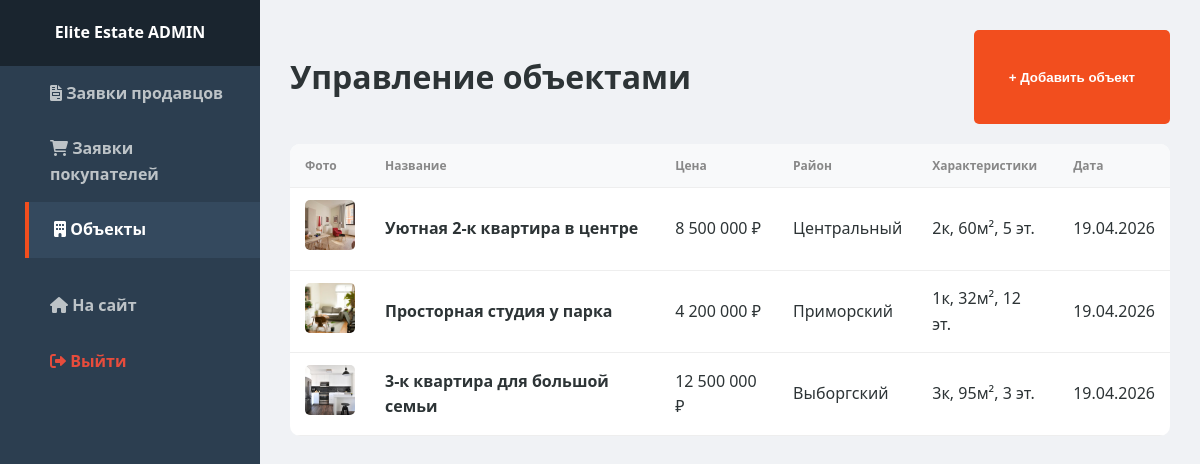
/admin.php?view=properties (signed in), run on the app's committed database.
### tables this page shows
CREATE TABLE IF NOT EXISTS `properties` (
  `id` int(11) NOT NULL AUTO_INCREMENT,
  `title` varchar(255) NOT NULL,
  `price` int(11) NOT NULL,
  `rooms` int(11) NOT NULL,
  `area` int(11) NOT NULL,
  `district` varchar(100) NOT NULL,
  `house_type` varchar(100) NOT NULL,
  `renovation` varchar(100) NOT NULL,
  `floor` int(11) NOT NULL,
  `image_url` varchar(255) DEFAULT NULL,
  `created_at` timestamp NOT NULL DEFAULT current_timestamp(),
  `description` text DEFAULT NULL,
  PRIMARY KEY (`id`)
);

### admin.php (the view, shortened to what this page needs)
<?php
require_once 'db.php';
$view = $_GET['view'] ?? 'sellers';
if ($view === 'buyers') {
    $stmt = $pdo->query("SELECT pr.*, p.title as property_name FROM property_requests pr JOIN properties p ON pr.property_id = p.id ORDER BY pr.created_at DESC");
    $data = $stmt->fetchAll();
} elseif ($view === 'properties') {
    $stmt = $pdo->query("SELECT * FROM properties ORDER BY created_at DESC");
    $data = $stmt->fetchAll();
} else {
    $stmt = $pdo->query("SELECT * FROM seller_requests ORDER BY created_at DESC");
    $data = $stmt->fetchAll();
}
?>
<!DOCTYPE html>
<html lang="ru">
<head>
    <link rel="stylesheet" href="https://cdnjs.cloudflare.com/ajax/libs/font-awesome/6.0.0/css/all.min.css">
    <link rel="stylesheet" href="style/style.css">
</head>
<body>
<aside class="sidebar">
    <div class="sidebar-header">Elite Estate ADMIN</div>
    <nav class="sidebar-menu">
        <a href="admin.php?view=sellers" class="<?= $view === 'sellers' ? 'active' : '' ?>"><i class="fas fa-file-invoice"></i> Заявки продавцов</a>
        <a href="admin.php?view=buyers" class="<?= $view === 'buyers' ? 'active' : '' ?>"><i class="fas fa-shopping-cart"></i> Заявки покупателей</a>
        <a href="admin.php?view=properties" class="<?= $view === 'properties' ? 'active' : '' ?>"><i class="fas fa-building"></i> Объекты</a>
        <a href="index.php" style="margin-top:20px;"><i class="fas fa-home"></i> На сайт</a>
        <a href="logout.php" style="color:#e74c3c;"><i class="fas fa-sign-out-alt"></i> Выйти</a>
    </nav>
</aside>
<main class="admin-main">
    <div style="display:flex; justify-content:space-between; margin-bottom:20px;">
        <h1>
            <?php
                if($view === 'properties') echo "Управление объектами";
                elseif($view === 'buyers') echo "Заявки покупателей";
                else echo "Заявки продавцов";
            ?>
        </h1>
        <?php if($view === 'properties'): ?>
            <button onclick="document.getElementById('addModal').style.display='flex'" class="btn-search" style="border-radius:5px;">+ Добавить объект</button>
        <?php endif; ?>
    </div>
    <table class="admin-table">
        <?php if($view === 'properties'): ?>
            <thead>
                <tr>
                    <th>Фото</th>
                    <th>Название</th>
                    <th>Цена</th>
                    <th>Район</th>
                    <th>Характеристики</th>
                    <th>Дата</th>
                </tr>
            </thead>
            <tbody>
                <?php foreach ($data as $item): ?>
                <tr>
                    <td><img src="img/objects/<?= $item['image_url'] ?>" class="img-preview"></td>
                    <td><strong><?= htmlspecialchars($item['title']) ?></strong></td>
                    <td><?= number_format($item['price'], 0, '', ' ') ?> ₽</td>
                    <td><?= $item['district'] ?></td>
                    <td><?= $item['rooms'] ?>к, <?= $item['area'] ?>м², <?= $item['floor'] ?> эт.</td>
                    <td><?= date('d.m.Y', strtotime($item['created_at'])) ?></td>
                </tr>
                <?php endforeach; ?>
            </tbody>
        <?php endif; ?>
    </table>
</main>
</body>
</html>

### style/style.css (style rules this page uses)
:root { --primary-color: #1a2a6c; --accent-color: #f24e1e; --text-dark: #2d3436; --bg-light: #f8f9fa; --white: #ffffff; --transition: 0.3s ease; }
body { font-family: 'Segoe UI', Roboto, Helvetica, Arial, sans-serif; margin: 0; color: var(--text-dark); line-height: 1.6; scroll-behavior: smooth; }
nav a { margin-left: 25px; text-decoration: none; color: var(--text-dark); font-weight: 600; transition: var(--transition); }
.btn-search { background: var(--accent-color); color: white; border: none; padding: 15px 35px; border-radius: 50px; cursor: pointer; font-weight: bold; }
.admin-table { width: 100%; border-collapse: collapse; background: white; border-radius: 10px; overflow: hidden; margin-top: 20px; }
.admin-table th, .admin-table td { padding: 15px; text-align: left; border-bottom: 1px solid #eee; }
.admin-table th { background: var(--primary-color); color: white; }

### admin.php (style rules this page uses)
body { display: flex; min-height: 100vh; background: #f0f2f5; margin: 0; }
.sidebar { width: 260px; background: #2c3e50; color: white; position: fixed; height: 100%; }
.sidebar-header { padding: 20px; text-align: center; background: #1a252f; font-weight: bold; }
.sidebar-menu a { display: block; padding: 15px 25px; color: #bdc3c7; text-decoration: none; }
.sidebar-menu a:hover, .sidebar-menu a.active { background: #34495e; color: white; border-left: 4px solid var(--accent-color); }
.admin-main { margin-left: 260px; flex-grow: 1; padding: 30px; }
.admin-table { width: 100%; background: white; border-collapse: collapse; border-radius: 10px; overflow: hidden; }
.admin-table th, .admin-table td { padding: 12px 15px; border-bottom: 1px solid #eee; text-align: left; }
.admin-table th { background: #f8f9fa; color: #888; font-size: 12px; }
.img-preview { width: 50px; height: 50px; object-fit: cover; border-radius: 5px; }

### data on the page
properties: image_url (picture), title "Уютная 2-к квартира в центре", price "8 500 000", district "Центральный", rooms "2", area "60", floor "5", created_at "19.04.2026"
properties: image_url (picture), title "Просторная студия у парка", price "4 200 000", district "Приморский", rooms "1", area "32", floor "12", created_at "19.04.2026"
properties: image_url (picture), title "3-к квартира для большой семьи", price "12 500 000", district "Выборгский", rooms "3", area "95", floor "3", created_at "19.04.2026"
